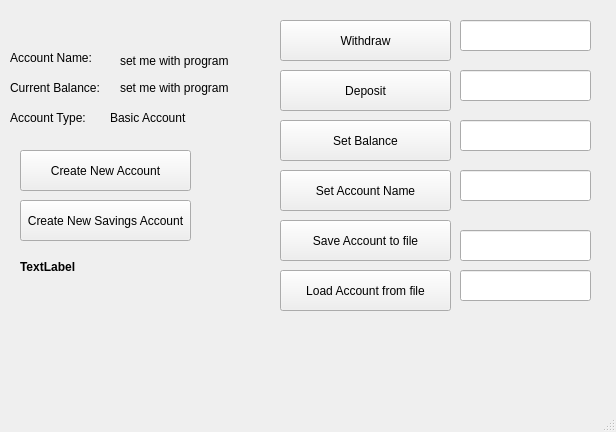
<?xml version="1.0" encoding="UTF-8"?>
<ui version="4.0">
 <class>MainWindow</class>
 <widget class="QMainWindow" name="MainWindow">
  <property name="geometry">
   <rect>
    <x>0</x>
    <y>0</y>
    <width>616</width>
    <height>432</height>
   </rect>
  </property>
  <property name="sizePolicy">
   <sizepolicy hsizetype="Ignored" vsizetype="Preferred">
    <horstretch>0</horstretch>
    <verstretch>0</verstretch>
   </sizepolicy>
  </property>
  <property name="minimumSize">
   <size>
    <width>616</width>
    <height>432</height>
   </size>
  </property>
  <property name="maximumSize">
   <size>
    <width>616</width>
    <height>432</height>
   </size>
  </property>
  <property name="windowTitle">
   <string>Bank Account Manager</string>
  </property>
  <widget class="QWidget" name="centralwidget">
   <widget class="QPushButton" name="depositButton">
    <property name="geometry">
     <rect>
      <x>280</x>
      <y>70</y>
      <width>171</width>
      <height>41</height>
     </rect>
    </property>
    <property name="text">
     <string>Deposit</string>
    </property>
   </widget>
   <widget class="QPushButton" name="withdrawButton">
    <property name="geometry">
     <rect>
      <x>280</x>
      <y>20</y>
      <width>171</width>
      <height>41</height>
     </rect>
    </property>
    <property name="text">
     <string>Withdraw</string>
    </property>
   </widget>
   <widget class="QLabel" name="label">
    <property name="geometry">
     <rect>
      <x>10</x>
      <y>80</y>
      <width>111</width>
      <height>16</height>
     </rect>
    </property>
    <property name="text">
     <string>Current Balance:</string>
    </property>
   </widget>
   <widget class="QLabel" name="currentBalanceLabel">
    <property name="geometry">
     <rect>
      <x>120</x>
      <y>80</y>
      <width>141</width>
      <height>16</height>
     </rect>
    </property>
    <property name="text">
     <string>set me with program</string>
    </property>
   </widget>
   <widget class="QLabel" name="label_3">
    <property name="geometry">
     <rect>
      <x>10</x>
      <y>50</y>
      <width>111</width>
      <height>16</height>
     </rect>
    </property>
    <property name="text">
     <string>Account Name:</string>
    </property>
   </widget>
   <widget class="QLabel" name="accountNameLabel">
    <property name="geometry">
     <rect>
      <x>120</x>
      <y>50</y>
      <width>161</width>
      <height>21</height>
     </rect>
    </property>
    <property name="text">
     <string>set me with program</string>
    </property>
   </widget>
   <widget class="QPushButton" name="setBalanceButton">
    <property name="geometry">
     <rect>
      <x>280</x>
      <y>120</y>
      <width>171</width>
      <height>41</height>
     </rect>
    </property>
    <property name="text">
     <string>Set Balance</string>
    </property>
   </widget>
   <widget class="QPushButton" name="saveButton">
    <property name="geometry">
     <rect>
      <x>280</x>
      <y>220</y>
      <width>171</width>
      <height>41</height>
     </rect>
    </property>
    <property name="text">
     <string>Save Account to file</string>
    </property>
   </widget>
   <widget class="QPushButton" name="newAccountButton">
    <property name="geometry">
     <rect>
      <x>20</x>
      <y>150</y>
      <width>171</width>
      <height>41</height>
     </rect>
    </property>
    <property name="text">
     <string>Create New Account</string>
    </property>
   </widget>
   <widget class="QLineEdit" name="withdrawAmountEntry">
    <property name="geometry">
     <rect>
      <x>460</x>
      <y>20</y>
      <width>131</width>
      <height>31</height>
     </rect>
    </property>
   </widget>
   <widget class="QLineEdit" name="depositAmountEntry">
    <property name="geometry">
     <rect>
      <x>460</x>
      <y>70</y>
      <width>131</width>
      <height>31</height>
     </rect>
    </property>
   </widget>
   <widget class="QLineEdit" name="setBalanceEntry">
    <property name="geometry">
     <rect>
      <x>460</x>
      <y>120</y>
      <width>131</width>
      <height>31</height>
     </rect>
    </property>
   </widget>
   <widget class="QPushButton" name="newSavingsAccountButton">
    <property name="geometry">
     <rect>
      <x>20</x>
      <y>200</y>
      <width>171</width>
      <height>41</height>
     </rect>
    </property>
    <property name="text">
     <string>Create New Savings Account</string>
    </property>
   </widget>
   <widget class="QLineEdit" name="saveFileEntry">
    <property name="geometry">
     <rect>
      <x>460</x>
      <y>230</y>
      <width>131</width>
      <height>31</height>
     </rect>
    </property>
   </widget>
   <widget class="QLineEdit" name="newAccountNameEntry">
    <property name="geometry">
     <rect>
      <x>460</x>
      <y>170</y>
      <width>131</width>
      <height>31</height>
     </rect>
    </property>
   </widget>
   <widget class="QPushButton" name="changeNameButton">
    <property name="geometry">
     <rect>
      <x>280</x>
      <y>170</y>
      <width>171</width>
      <height>41</height>
     </rect>
    </property>
    <property name="text">
     <string>Set Account Name</string>
    </property>
   </widget>
   <widget class="QLabel" name="errorLabel">
    <property name="geometry">
     <rect>
      <x>20</x>
      <y>260</y>
      <width>231</width>
      <height>111</height>
     </rect>
    </property>
    <property name="palette">
     <palette>
      <active>
       <colorrole role="Button">
        <brush brushstyle="SolidPattern">
         <color alpha="255">
          <red>255</red>
          <green>0</green>
          <blue>0</blue>
         </color>
        </brush>
       </colorrole>
      </active>
      <inactive>
       <colorrole role="Button">
        <brush brushstyle="SolidPattern">
         <color alpha="255">
          <red>255</red>
          <green>0</green>
          <blue>0</blue>
         </color>
        </brush>
       </colorrole>
      </inactive>
      <disabled>
       <colorrole role="Button">
        <brush brushstyle="SolidPattern">
         <color alpha="255">
          <red>255</red>
          <green>0</green>
          <blue>0</blue>
         </color>
        </brush>
       </colorrole>
      </disabled>
     </palette>
    </property>
    <property name="font">
     <font>
      <weight>75</weight>
      <bold>true</bold>
     </font>
    </property>
    <property name="text">
     <string>TextLabel</string>
    </property>
    <property name="alignment">
     <set>Qt::AlignLeading|Qt::AlignLeft|Qt::AlignTop</set>
    </property>
    <property name="wordWrap">
     <bool>true</bool>
    </property>
   </widget>
   <widget class="QPushButton" name="loadButton">
    <property name="geometry">
     <rect>
      <x>280</x>
      <y>270</y>
      <width>171</width>
      <height>41</height>
     </rect>
    </property>
    <property name="text">
     <string>Load Account from file</string>
    </property>
   </widget>
   <widget class="QLineEdit" name="loadFileEntry">
    <property name="geometry">
     <rect>
      <x>460</x>
      <y>270</y>
      <width>131</width>
      <height>31</height>
     </rect>
    </property>
   </widget>
   <widget class="QLabel" name="label_2">
    <property name="geometry">
     <rect>
      <x>10</x>
      <y>110</y>
      <width>111</width>
      <height>16</height>
     </rect>
    </property>
    <property name="text">
     <string>Account Type:</string>
    </property>
   </widget>
   <widget class="QLabel" name="accountTypeLabel">
    <property name="geometry">
     <rect>
      <x>110</x>
      <y>110</y>
      <width>141</width>
      <height>16</height>
     </rect>
    </property>
    <property name="text">
     <string>Basic Account</string>
    </property>
   </widget>
  </widget>
  <widget class="QMenuBar" name="menubar">
   <property name="geometry">
    <rect>
     <x>0</x>
     <y>0</y>
     <width>616</width>
     <height>22</height>
    </rect>
   </property>
  </widget>
  <widget class="QStatusBar" name="statusbar"/>
 </widget>
 <resources/>
 <connections/>
</ui>
